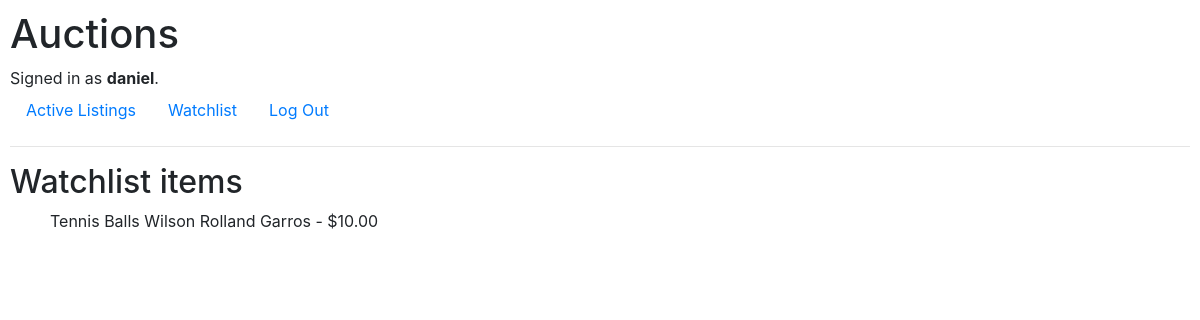
The page /watchlist (signed in) on the database as committed earlier.
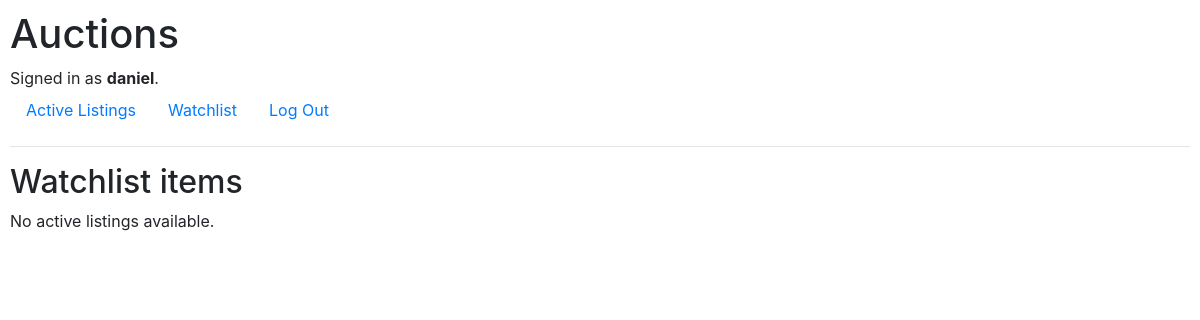
The same page on the database as committed later.
### auctions/models.py (models this page shows, shortened)
class UserWatchlist(models.Model):
    user = models.ForeignKey(User, on_delete=models.CASCADE, related_name="watchlist")
    listing = models.ForeignKey(AuctionListing, on_delete=models.CASCADE, related_name="watchlisted_by")

class AuctionListing(models.Model):
    title = models.CharField(max_length=64)
    description = models.TextField()
    starting_bid = models.DecimalField(max_digits=10, decimal_places=2)
    image_url = models.URLField(blank=True, null=True, max_length=400)
    created_at = models.DateTimeField(auto_now_add=True)
    is_active = models.BooleanField(default=True)
    owner = models.ForeignKey(User, on_delete=models.CASCADE, related_name="listings")
    category = models.ForeignKey("AuctionCategorie", on_delete=models.SET_NULL, null=True, blank=True, related_name="listings")
    def get_current_price(self):
        bids = self.bids.all()
        if bids:
            return bids.aggregate(Max('amount'))['amount__max']
        return self.starting_bid
    def __str__(self):
        return f"{self.title} - ${self.get_current_price()}"

### auctions/views.py (the view)
# urls.py: path("watchlist", views.user_watchlist_view, name="user_watchlist"),
def user_watchlist_view(request):
    if request.user.is_authenticated:
        user = request.user
        watchlist = user.watchlist.all()
        return render(request, "auctions/watchlist.html", {
            "watchlist": watchlist
        })

### auctions/templates/auctions/watchlist.html
{% extends "auctions/layout.html" %}
{% block body %}
    <h2>Watchlist items</h2>
    {% if watchlist %}
        {% for item in watchlist %}
        <ul>
            {{ item.listing }}
        </ul>
        {% endfor %}
    {% else %}
        <p>No active listings available.</p>
    {% endif %}
{% endblock %}

Rows that differ between the two databases and show on the page:
removed UserWatchlist: listing "Tennis Balls Wilson Rolland Garros - $10.00"
Other text that changed with them:
text now shown: "No active listings available."
